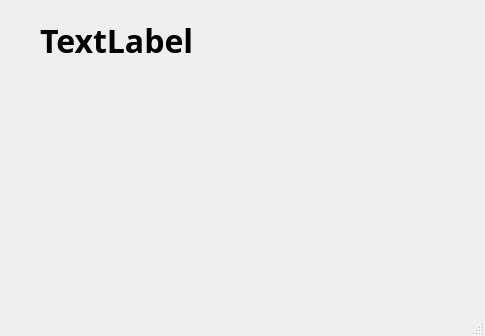
<?xml version="1.0" encoding="UTF-8"?>
<ui version="4.0">
 <class>MainWindow</class>
 <widget class="QMainWindow" name="MainWindow">
  <property name="geometry">
   <rect>
    <x>0</x>
    <y>0</y>
    <width>485</width>
    <height>336</height>
   </rect>
  </property>
  <property name="windowTitle">
   <string>MainWindow</string>
  </property>
  <widget class="QWidget" name="centralwidget">
   <widget class="QWidget" name="horizontalLayoutWidget">
    <property name="geometry">
     <rect>
      <x>40</x>
      <y>110</y>
      <width>411</width>
      <height>80</height>
     </rect>
    </property>
    <layout class="QHBoxLayout" name="horizontalLayout"/>
   </widget>
   <widget class="QLabel" name="label">
    <property name="geometry">
     <rect>
      <x>40</x>
      <y>20</y>
      <width>411</width>
      <height>41</height>
     </rect>
    </property>
    <property name="font">
     <font>
      <family>맑은 고딕</family>
      <pointsize>24</pointsize>
      <weight>75</weight>
      <bold>true</bold>
     </font>
    </property>
    <property name="text">
     <string>TextLabel</string>
    </property>
   </widget>
  </widget>
  <widget class="QMenuBar" name="menubar">
   <property name="geometry">
    <rect>
     <x>0</x>
     <y>0</y>
     <width>485</width>
     <height>21</height>
    </rect>
   </property>
  </widget>
  <widget class="QStatusBar" name="statusbar"/>
 </widget>
 <resources/>
 <connections/>
</ui>
